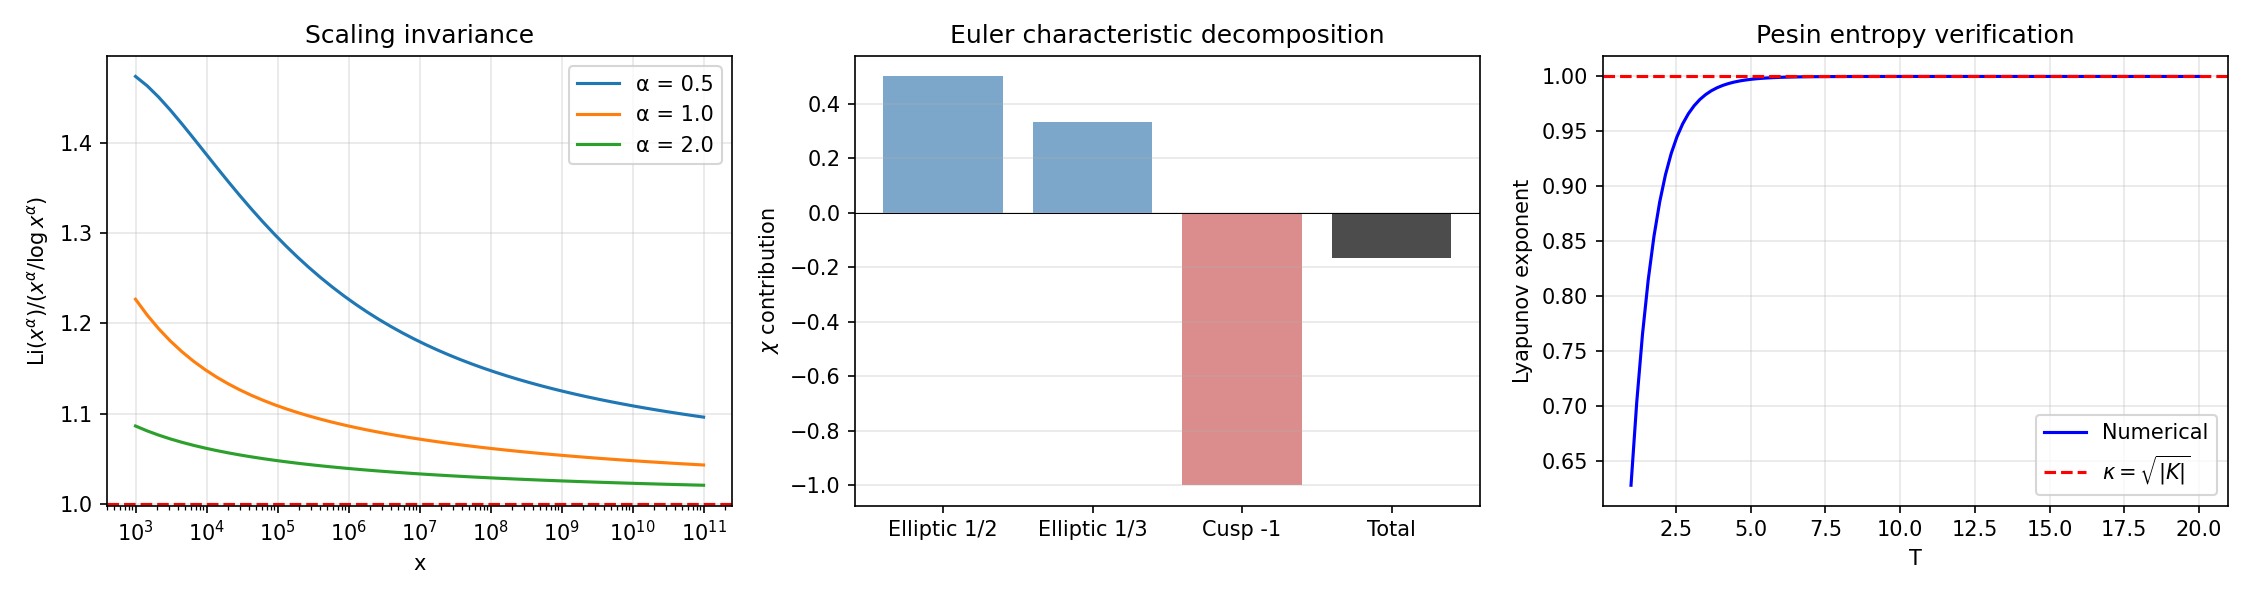

This figure's Python source:
"""
three_layer_verification.py

Numerical verification of three predictions in the three-layer
geometry–arithmetic emergence framework (v8):

    1. Scaling invariance of the logarithmic integral Li(x).
    2. Euler characteristic decomposition of the modular surface:
           chi = 1/2 + 1/3 - 1 = -1/6.
    3. Pesin entropy h = sqrt(|K|), validated via the Jacobi equation
           J'' + K J = 0,
       whose solution J(t) = cosh(kappa t) has log-slope kappa.

Dependencies: mpmath, numpy, matplotlib.
"""

import numpy as np
import matplotlib.pyplot as plt
from mpmath import mp, mpf, log, li

# High-precision arithmetic for Li(x) evaluation.
mp.dps = 50


# ---------------------------------------------------------------------
# Prediction 1: Scaling invariance of Li(x)
# ---------------------------------------------------------------------
def test_scaling_invariance():
    """
    Verify that

        Li(x^alpha) / (x^alpha / log(x^alpha))  ->  1

    as x -> infinity, for several exponents alpha. This confirms the
    asymptotic stability of Li under logarithmic scaling transformations,
    which mirrors the scaling symmetry of Euclidean geometry.
    """
    print("=" * 60)
    print("Prediction 1: Scaling invariance of Li(x)")
    print("=" * 60)

    x_values = [1e3, 1e5, 1e7, 1e9, 1e11]
    alphas = [0.5, 1.0, 2.0, 3.0]

    header = f"{'x':>10} | " + " | ".join(f"alpha={a}" for a in alphas)
    print(header)
    print("-" * len(header))

    for x in x_values:
        ratios = []
        for alpha in alphas:
            xa = mpf(x) ** mpf(alpha)
            li_xa = li(xa)
            approx = xa / log(xa)
            # Cast to float before formatting to avoid mpf formatting issues.
            ratio = float(li_xa / approx)
            ratios.append(ratio)
        print(f"{x:>10.0e} | " + " | ".join(f"{r:.6f}" for r in ratios))


# ---------------------------------------------------------------------
# Prediction 2: Euler characteristic decomposition
# ---------------------------------------------------------------------
def test_chi_decomposition():
    """
    Verify the exact decomposition of the modular surface's Euler
    characteristic into elliptic and cuspidal contributions:

        chi = 1/2 (order-2 elliptic) + 1/3 (order-3 elliptic)
              - 1 (cusp)
              = -1/6.

    Hyperbolic elements (infinitely many closed geodesics) contribute
    nothing to chi. The area is confirmed via Gauss-Bonnet:

        Area = 2*pi*|chi| / |K|.
    """
    print("\n" + "=" * 60)
    print("Prediction 2: Euler characteristic decomposition")
    print("=" * 60)

    chi = 0.5 + 1 / 3 - 1
    area = np.pi / 3

    print(f"chi = 1/2 + 1/3 - 1 = {chi:.6f}")
    print(f"Expected: -1/6 = {-1/6:.6f}")
    print(f"Area = pi/3 = {area:.6f}")

    # Gauss-Bonnet consistency check for K = -1.
    K = -1
    area_check = 2 * np.pi * abs(chi) / abs(K)
    print(f"Gauss-Bonnet: 2*pi*|chi|/|K| = {area_check:.6f}")


# ---------------------------------------------------------------------
# Prediction 3: Pesin entropy
# ---------------------------------------------------------------------
def test_pesin_entropy():
    """
    Verify the Pesin entropy formula h = sqrt(|K|) by integrating the
    Jacobi equation along a geodesic:

        J'' + K J = 0.

    For K = -kappa^2, the analytic solution J(t) = cosh(kappa t) has
    log-slope kappa = sqrt(|K|), which equals the positive Lyapunov
    exponent and hence the KS entropy of the geodesic flow.
    """
    print("\n" + "=" * 60)
    print("Prediction 3: Pesin entropy h = sqrt(|K|)")
    print("=" * 60)

    K = -1
    kappa = np.sqrt(abs(K))

    T = 10.0
    dt = 0.001
    t = np.arange(0, T, dt)

    # Analytic solution of J'' + K J = 0 for K = -1.
    J = np.cosh(kappa * t)

    # Numerical log-slope over the second half of the interval,
    # where the asymptotic behavior dominates.
    log_J = np.log(J)
    slope = (log_J[-1] - log_J[len(log_J) // 2]) / (t[-1] - t[len(t) // 2])
    print(f"Kappa (theory)     = {kappa:.6f}")
    print(f"Logarithmic slope  = {slope:.6f}")
    print(f"Error              = {abs(slope - kappa):.2e}")


# ---------------------------------------------------------------------
# Visualization
# ---------------------------------------------------------------------
def plot_results():
    """
    Produce three diagnostic figures:
        (left)   scaling invariance of Li(x) for several alpha;
        (middle) bar chart of the chi decomposition;
        (right)  numerical Lyapunov exponent vs. theoretical sqrt(|K|).

    Saved as 'three_layer_verification.png'.
    """
    fig, axes = plt.subplots(1, 3, figsize=(15, 4))

    # --- Figure 1: Scaling invariance of Li(x) ---
    x_values = np.logspace(3, 11, 50)
    for alpha in [0.5, 1.0, 2.0]:
        ratios = []
        for x in x_values:
            xa = mpf(x) ** mpf(alpha)
            ratio = float(li(xa) / (xa / log(xa)))
            ratios.append(ratio)
        axes[0].semilogx(x_values, ratios, label=f'α = {alpha}')
    axes[0].axhline(1.0, color='r', ls='--')
    axes[0].set_xlabel('x')
    axes[0].set_ylabel(r'$\mathrm{Li}(x^\alpha)/(x^\alpha/\log x^\alpha)$')
    axes[0].set_title('Scaling invariance')
    axes[0].legend()
    axes[0].grid(alpha=0.3)

    # --- Figure 2: Euler characteristic decomposition ---
    categories = ['Elliptic 1/2', 'Elliptic 1/3', 'Cusp -1', 'Total']
    values = [0.5, 1 / 3, -1, -1 / 6]
    colors = ['steelblue', 'steelblue', 'indianred', 'black']
    axes[1].bar(categories, values, color=colors, alpha=0.7)
    axes[1].axhline(0, color='black', lw=0.5)
    axes[1].set_ylabel(r'$\chi$ contribution')
    axes[1].set_title('Euler characteristic decomposition')
    axes[1].grid(alpha=0.3, axis='y')

    # --- Figure 3: Pesin entropy verification ---
    T_range = np.linspace(1, 20, 100)
    kappa = 1.0
    slopes = []
    for T in T_range:
        t = np.linspace(0, T, 1000)
        J = np.cosh(kappa * t)
        log_J = np.log(J)
        slope = (log_J[-1] - log_J[len(log_J) // 2]) / (t[-1] - t[len(t) // 2])
        slopes.append(slope)
    axes[2].plot(T_range, slopes, 'b-', label='Numerical')
    axes[2].axhline(kappa, color='r', ls='--', label=r'$\kappa = \sqrt{|K|}$')
    axes[2].set_xlabel('T')
    axes[2].set_ylabel('Lyapunov exponent')
    axes[2].set_title('Pesin entropy verification')
    axes[2].legend()
    axes[2].grid(alpha=0.3)

    plt.tight_layout()
    plt.savefig('three_layer_verification.png', dpi=150)
    print("\nFigure saved: three_layer_verification.png")
    plt.show()


if __name__ == "__main__":
    test_scaling_invariance()
    test_chi_decomposition()
    test_pesin_entropy()
    plot_results()
